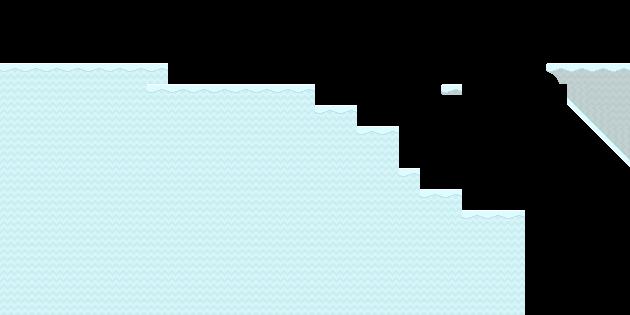

Tiled map render using the project's own tile images. Description and the whole map definition, tile-layer contents included, below:
An orthogonal 30x15 tile map with 21x21 px tiles, 1 tile layer (pis) and 9 objects.

<map version="1.2" tiledversion="1.3.4" orientation="orthogonal" renderorder="right-up" width="30" height="15" tilewidth="21" tileheight="21" infinite="0" nextlayerid="4" nextobjectid="11">
 <tileset firstgid="1" source="sprites1.0.tsx" />
 <layer id="1" name="pis" width="30" height="15">
  <data encoding="csv">
0,0,0,0,0,0,0,0,0,0,0,0,0,0,0,0,0,0,0,0,0,0,0,0,0,0,0,0,0,0,
0,0,0,0,0,0,0,0,0,0,0,0,0,0,0,0,0,0,0,0,0,0,0,0,0,0,0,0,0,0,
0,0,0,0,0,0,0,0,0,0,0,0,0,0,0,0,0,0,0,0,0,0,0,0,0,0,0,0,0,0,
484,484,484,484,484,484,484,484,0,0,0,0,0,0,0,0,0,0,0,0,0,0,0,0,0,0,92,64,64,64,
513,513,513,513,513,513,513,484,484,484,484,484,484,484,484,0,0,0,0,0,0,70,0,0,0,0,0,1610612833,93,93,
513,513,513,513,513,513,513,513,513,513,513,513,513,513,513,484,484,0,0,0,0,0,0,0,0,0,0,1610612803,1610612833,93,
513,513,513,513,513,513,513,513,513,513,513,513,513,513,513,513,513,484,484,0,0,0,0,0,0,0,0,0,1610612803,1610612833,
513,513,513,513,513,513,513,513,513,513,513,513,513,513,513,513,513,513,513,0,0,0,0,0,0,0,0,0,0,1610612803,
513,513,513,513,513,513,513,513,513,513,513,513,513,513,513,513,513,513,513,484,0,0,0,0,0,0,0,0,0,0,
513,513,513,513,513,513,513,513,513,513,513,513,513,513,513,513,513,513,513,513,484,484,0,0,0,0,0,0,0,0,
513,513,513,513,513,513,513,513,513,513,513,513,513,513,513,513,513,513,513,513,513,513,484,484,484,0,0,0,0,0,
513,513,513,513,513,513,513,513,513,513,513,513,513,513,513,513,513,513,513,513,513,513,513,513,513,0,0,0,0,0,
513,513,513,513,513,513,513,513,513,513,513,513,513,513,513,513,513,513,513,513,513,513,513,513,513,0,0,0,0,0,
513,513,513,513,513,513,513,513,513,513,513,513,513,513,513,513,513,513,513,513,513,513,513,513,513,0,0,0,0,0,
513,513,513,513,513,513,513,513,513,513,513,513,513,513,513,513,513,513,513,513,513,513,513,513,513,0,0,0,0,0
</data>
 </layer>
 <objectgroup id="3" name="colision">
  <object id="1" x="0" y="63" width="168" height="252" />
  <object id="2" x="168" y="84" width="147" height="231" />
  <object id="3" x="315" y="105" width="42" height="210" />
  <object id="4" x="357" y="126" width="42" height="189" />
  <object id="5" x="399" y="168" width="21" height="147" />
  <object id="6" x="420" y="189" width="42" height="126" />
  <object id="8" x="462" y="210" width="63" height="105" />
  <object id="9" x="441" y="84" width="21" height="10.5" />
  <object id="10" x="546" y="63">
   <polygon points="0,0 0,21 21,15.75 21,21 21,36.75 84,105 84,0" />
  </object>
 </objectgroup>
</map>
